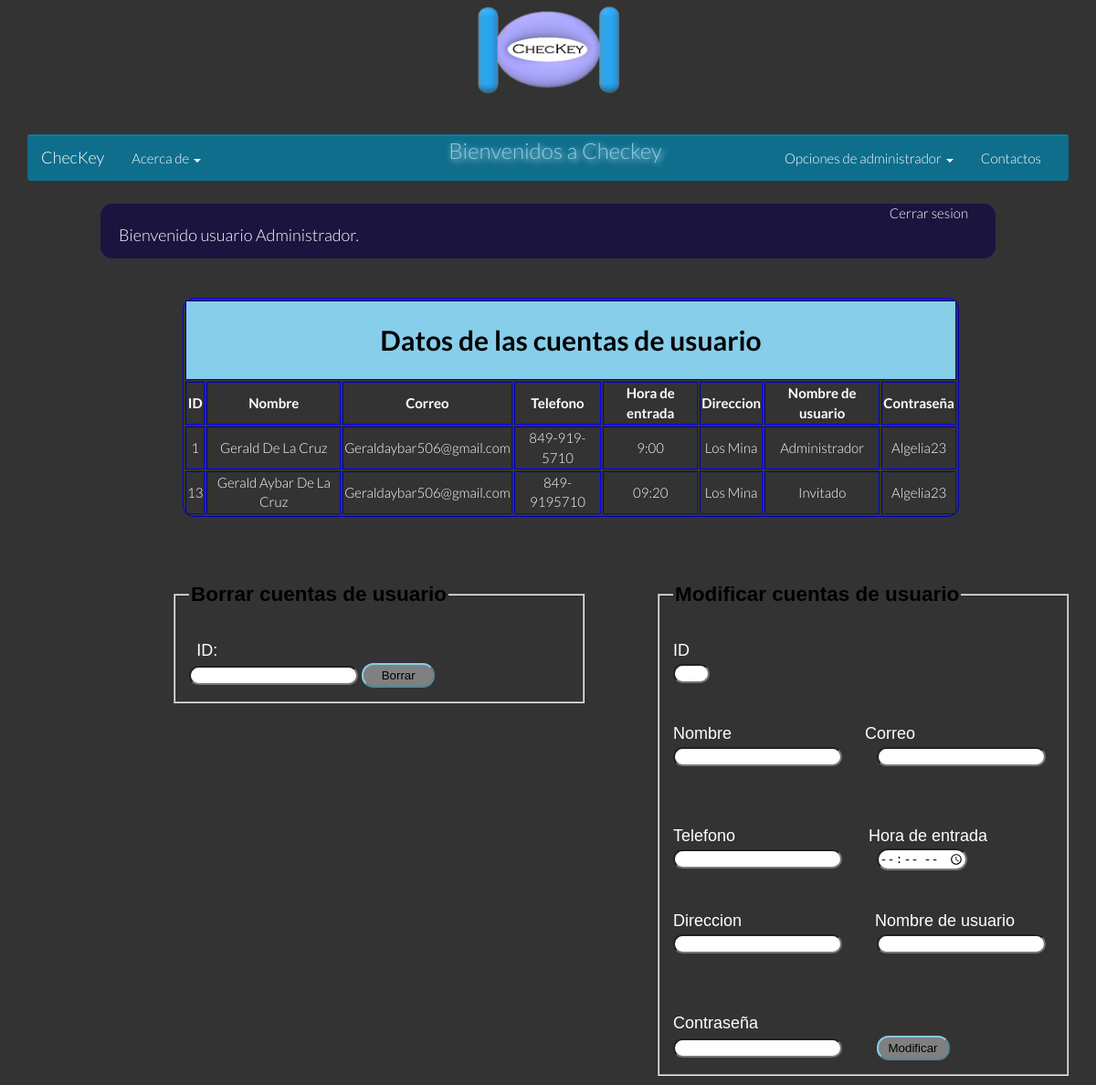
/mostrar.php, run on the app's committed database.
### tables this page shows
CREATE TABLE IF NOT EXISTS `registros` (
  `id` int(11) NOT NULL AUTO_INCREMENT,
  `nombre` varchar(255) NOT NULL,
  `correo` varchar(255) NOT NULL,
  `telefono` varchar(50) NOT NULL,
  `horario_entrada` varchar(50) NOT NULL,
  `direccion` varchar(255) NOT NULL,
  `nombre_usuario` varchar(255) NOT NULL,
  `password` varchar(255) NOT NULL,
  PRIMARY KEY (`id`)
);

### mostrar.php (the view, shortened to what this page needs)
<!DOCTYPE html>
<html>
<head>
	<link rel="stylesheet" type="text/css" href="Css/Registro.css">
	<link rel="stylesheet" type="text/css" href="Css/reset.css">
	<link rel="stylesheet" type="text/css" href="Css/bootstrap.css">
	<link rel="stylesheet" type="text/css" href="Css/Estilos1.css">
	<link rel="stylesheet" type="text/css" href="Css/tabla.css">
</head>
<body style="background-color: #333;">
	<div align="center" class="ver">
		<img src="Imagenes/icono.png" width="155" height="95">
	</div>
	<header class="container">
			<nav class="navbar">
			  <div class="container-fluid">
			    <div class="navbar-header">
			      <a class="navbar-brand" href="pagina1.php">ChecKey</a>
			    </div>
			    <div class="collapse navbar-collapse" id="menu">
			      <ul class="navbar-nav">
			        <li class="dropdown">
			          <a href="" class="dropdown-toggle">Acerca de <b class="caret"></b></a>
			        </li>
			      </ul>
			      <ul class="nav navbar-nav navbar-right">
			        <li class="diseñar"> <font size="5pt" color="SkyBlue"  ><center>Bienvenidos a Checkey</center></font></li>
			        <li>&nbsp;</li>
			        <li>&nbsp;</li>
			        <li>&nbsp;</li>
			        <li>&nbsp;</li>
			        <li>&nbsp;</li>
			        <li>&nbsp;</li>
			        <li>&nbsp;</li>
			        <li>&nbsp;</li>
			        <li>&nbsp;</li>
			        <li>&nbsp;</li>
			        <li>&nbsp;</li>
			        <li>&nbsp;</li>
			        <li>&nbsp;</li>
			        <li>&nbsp;</li>
			        <li>&nbsp;</li>
			        <li>&nbsp;</li>
			        <li>&nbsp;</li>
			        <li>&nbsp;</li>
			        <li>&nbsp;</li>
			        <li>&nbsp;</li>
			        <li>&nbsp;</li>
			        <li>&nbsp;</li>
			        <li>&nbsp;</li>
			        <li>&nbsp;</li>
			        <li>&nbsp;</li>
			        <li>&nbsp;</li>
			        <li>&nbsp;</li>
			        <li>&nbsp;</li>
			        <li>&nbsp;</li>
			        <li>&nbsp;</li>
			        <li>&nbsp;</li>
			        <li>&nbsp;</li>
			        <li>&nbsp;</li>
			        <li>&nbsp;</li>
			        <li>&nbsp;</li>
			        <li>&nbsp;</li>
			        <li>&nbsp;</li>
			        <li>&nbsp;</li>
			        <li>&nbsp;</li>
			        <li>&nbsp;</li>
			        <li>&nbsp;</li>
			                     <li class="dropdown">
			          <a href="">Opciones de administrador <b class="caret"></b></a>
			        </li>
			        <li >
			          <a href="redes.php">Contactos</a>
			        </li>
			      </ul>
			    </div>
			  </div>
			</nav>
	</header>
						<div class="juntar">
							<div align="right">
					<a href="pagina1.php" style="margin-right: 30px;"> Cerrar sesion</a>
				</div>
				<div align="left" >
				<font color="white" size="4px" style="margin-left: 20px;" > Bienvenido usuario Administrador.</font>
				</div>
						</div>
					<br>
					<br>
                  <div style="color: white; " >
                  	<?php
					$link= Conectarse();
					$result = mysql_query(' SELECT id, nombre, correo,telefono,horario_entrada,direccion,nombre_usuario,password FROM registros ', $link);
					echo "<table border= '1' class='tab'>";
					echo "<tr>";
					           echo"<th colspan='8' bgcolor='SkyBlue' style='color:black;'> <h1>Datos de las cuentas de usuario</h1></th>";
					            echo "</tr>";
					echo "<tr>";
					echo"<th>ID</th>";
					           echo"<th>Nombre</th>";
								echo "<th>Correo</th>";
								echo "<th>Telefono</th>";
								echo "<th>Hora de entrada</th>";
								echo "<th>Direccion</th>";
								echo "<th>Nombre de usuario</th>";
								echo "<th>Contrase&ntilde;a</th>";
					            echo "</tr>";
					            while ($row = mysql_fetch_row($result)) {
					            	echo "<tr>";
					            	echo "<td>". $row[0] . "</td>";
					            	echo "<td>". $row[1] . "</td>";
					            	echo "<td>". $row[2] . "</td>";
					            	echo "<td>". $row[3] . "</td>";
					            	echo "<td>". $row[4] . "</td>";
					            	echo "<td>". $row[5] . "</td>";
					            	echo "<td>". $row[6] . "</td>";
					            	echo "<td>". $row[7] . "</td>";
					            	echo "</tr>";
					            }
					echo "</table>";
					 ?>
					 </div>
					 <div  >
					 	<fieldset class="borrado">
					 		<legend style="color:black;"><h2>Borrar cuentas de usuario</h2></legend>
					 		<form method="post" action="borrar.php">
					 			<label style="color: white; font-size: 18px;"> ID:</label>
					 			<br>
							<input style="border-radius:13px;" type="text" name="id" required autofocus>
							<input style="border-radius: 13px; padding: 4px; width:80px; background-color: grey; border-color: skyblue; color: black;" type="Submit" value="Borrar" name="">
					 		</form>
					 	</fieldset>
					 </div>
					  <div   >
					 	<fieldset class="modificado">
					 		<legend style="color:black;"><h2>Modificar cuentas de usuario</h2></legend>
					 		<form method="post" action="modificar.php">
					 				<label style="color: white; font-size: 18px;"> ID</label>
					 			<br>
							<input style="border-radius:13px; width: 40px; text-align: center;" type="text" required autofocus name="id">
							<br>
							<br>
							<br>
					 			<label style="color: white; font-size: 18px;"> Nombre</label>
							<label style="color: white; font-size: 18px;">Correo</label>
							<br>
							<input required autofocus style="border-radius:13px;" type="text" name="nombre">
							<input required autofocus style="border-radius:13px;" type="email" name="correo">
							<br>
							<br>
							<br>
							<label style="color: white; font-size: 18px;"> Telefono</label>
							<label style="color: white; font-size: 18px;">Hora de entrada</label>
							<br>
							<input required autofocus style="border-radius:13px;" type="text" name="telefono">
							<input required autofocus style="border-radius:13px;" type="time" name="horario_entrada">
							<br>
							<br>
							<br>
							<label style="color: white; font-size: 18px;"> Direccion</label>
							<label style="color: white; font-size: 18px;">Nombre de usuario</label>
							<br>
							<input required autofocus style="border-radius:13px;" type="text" name="direccion">
							<input required autofocus style="border-radius:13px;" type="text" name="nombre_usuario">
							<br>
							<br>
							<br>
							<label style="color: white; font-size: 18px;">Contraseña</label>
							<br>
							<input required autofocus style="border-radius:13px;" type="password" name="password">
							<input style="border-radius: 13px; padding: 4px; width:80px; background-color: grey; border-color: skyblue; color: black;" type="Submit" value="Modificar" >
					 		</form>
					 	</fieldset>
					 </div>
</body>
</html>

### Css/Registro.css (style rules this page uses)
* { box-sizing: border-box; }
body { margin:0; background-color: #333; font-family: Arial; }

### Css/Estilos1.css (style rules this page uses)
body { background: #333; }
.ver { margin-top: 7px; }
.diseñar { text-shadow: 2px 2px 7px white; }
.juntar { background-color: #1b143f; border-radius: 13px; margin-left: 110px; height: 60px; border-top-width: 10px; margin-top: 5px; margin-right: 110px; }

### Css/tabla.css (style rules this page uses)
.tab { text-align: center; margin-left: 200px; margin-bottom: 50px; border-color: blue; border-radius: 13px; margin-right: 150px; }

### mostrar.php (style rules this page uses)
.borrado { padding: 15px; font-family: arial; margin-right: 10px; float:left; width:450px; margin-bottom: 10px; margin-left: 190px; }
.modificado { padding: 15px; font-family: arial; margin-right: 10px; float:left; width:450px; margin-bottom: 10px; margin-left: 70px; }

### data on the page
registros: id "1", nombre "Gerald De La Cruz", correo "Geraldaybar506@gmail.com", telefono "849-919-5710", horario_entrada "9:00", direccion "Los Mina", nombre_usuario "Administrador", password "Algelia23"
registros: id "13", nombre "Gerald Aybar De La Cruz", correo "Geraldaybar506@gmail.com", telefono "849-9195710", horario_entrada "09:20", direccion "Los Mina", nombre_usuario "Invitado", password "Algelia23"
